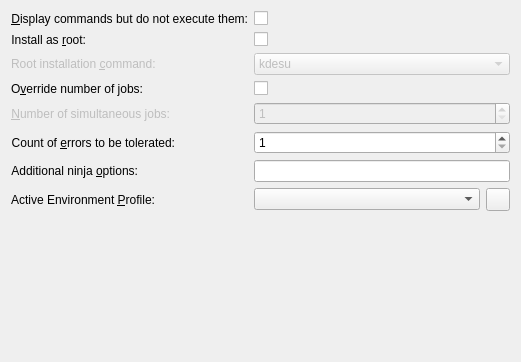
<?xml version="1.0" encoding="UTF-8"?>
<ui version="4.0">
 <class>NinjaConfig</class>
 <widget class="QWidget" name="NinjaConfig">
  <property name="geometry">
   <rect>
    <x>0</x>
    <y>0</y>
    <width>521</width>
    <height>362</height>
   </rect>
  </property>
  <layout class="QFormLayout" name="formLayout">
   <property name="fieldGrowthPolicy">
    <enum>QFormLayout::AllNonFixedFieldsGrow</enum>
   </property>
   <item row="0" column="0">
    <widget class="QLabel" name="label_7">
     <property name="text">
      <string>&amp;Display commands but do not execute them:</string>
     </property>
     <property name="alignment">
      <set>Qt::AlignRight|Qt::AlignTrailing|Qt::AlignVCenter</set>
     </property>
     <property name="buddy">
      <cstring>kcfg_displayOnly</cstring>
     </property>
    </widget>
   </item>
   <item row="0" column="1">
    <widget class="QCheckBox" name="kcfg_displayOnly">
     <property name="text">
      <string/>
     </property>
    </widget>
   </item>
   <item row="1" column="0">
    <widget class="QLabel" name="label_31">
     <property name="text">
      <string>Install as &amp;root:</string>
     </property>
     <property name="alignment">
      <set>Qt::AlignRight|Qt::AlignTrailing|Qt::AlignVCenter</set>
     </property>
     <property name="buddy">
      <cstring>kcfg_installAsRoot</cstring>
     </property>
    </widget>
   </item>
   <item row="1" column="1">
    <widget class="QCheckBox" name="kcfg_installAsRoot">
     <property name="text">
      <string/>
     </property>
    </widget>
   </item>
   <item row="2" column="0">
    <widget class="QLabel" name="rootinstallationcommandLabel">
     <property name="enabled">
      <bool>false</bool>
     </property>
     <property name="text">
      <string>Root installation &amp;command:</string>
     </property>
     <property name="buddy">
      <cstring>kcfg_suCommand</cstring>
     </property>
    </widget>
   </item>
   <item row="2" column="1">
    <widget class="KComboBox" name="kcfg_suCommand">
     <property name="enabled">
      <bool>false</bool>
     </property>
     <item>
      <property name="text">
       <string notr="true">kdesu</string>
      </property>
     </item>
     <item>
      <property name="text">
       <string notr="true">kdesudo</string>
      </property>
     </item>
     <item>
      <property name="text">
       <string notr="true">sudo</string>
      </property>
     </item>
    </widget>
   </item>
   <item row="4" column="0">
    <widget class="QLabel" name="jobOverrideLabel">
     <property name="enabled">
      <bool>false</bool>
     </property>
     <property name="text">
      <string>&amp;Number of simultaneous jobs:</string>
     </property>
     <property name="alignment">
      <set>Qt::AlignRight|Qt::AlignTrailing|Qt::AlignVCenter</set>
     </property>
     <property name="buddy">
      <cstring>kcfg_numberOfJobs</cstring>
     </property>
    </widget>
   </item>
   <item row="4" column="1">
    <widget class="QSpinBox" name="kcfg_numberOfJobs">
     <property name="enabled">
      <bool>false</bool>
     </property>
     <property name="minimum">
      <number>1</number>
     </property>
    </widget>
   </item>
   <item row="5" column="0">
    <widget class="QLabel" name="label_1">
     <property name="text">
      <string>Count of &amp;errors to be tolerated:</string>
     </property>
     <property name="alignment">
      <set>Qt::AlignRight|Qt::AlignTrailing|Qt::AlignVCenter</set>
     </property>
     <property name="buddy">
      <cstring>kcfg_numberOfErrors</cstring>
     </property>
    </widget>
   </item>
   <item row="5" column="1">
    <widget class="QSpinBox" name="kcfg_numberOfErrors">
     <property name="minimum">
      <number>1</number>
     </property>
    </widget>
   </item>
   <item row="6" column="0">
    <widget class="QLabel" name="label_5">
     <property name="text">
      <string>Additional ninja &amp;options:</string>
     </property>
     <property name="alignment">
      <set>Qt::AlignRight|Qt::AlignTrailing|Qt::AlignVCenter</set>
     </property>
     <property name="buddy">
      <cstring>kcfg_additionalOptions</cstring>
     </property>
    </widget>
   </item>
   <item row="6" column="1">
    <widget class="QLineEdit" name="kcfg_additionalOptions">
     <property name="showClearButton" stdset="0">
      <bool>true</bool>
     </property>
    </widget>
   </item>
   <item row="7" column="0">
    <widget class="QLabel" name="label_2">
     <property name="text">
      <string>Active Environment &amp;Profile:</string>
     </property>
     <property name="alignment">
      <set>Qt::AlignRight|Qt::AlignTrailing|Qt::AlignVCenter</set>
     </property>
     <property name="buddy">
      <cstring>kcfg_environmentProfile</cstring>
     </property>
    </widget>
   </item>
   <item row="7" column="1">
    <widget class="QWidget" name="widget" native="true">
     <layout class="QHBoxLayout" name="horizontalLayout">
      <property name="margin">
       <number>0</number>
      </property>
      <item>
       <widget class="KDevelop::EnvironmentSelectionWidget" name="kcfg_environmentProfile">
        <property name="sizePolicy">
         <sizepolicy hsizetype="Expanding" vsizetype="Fixed">
          <horstretch>0</horstretch>
          <verstretch>0</verstretch>
         </sizepolicy>
        </property>
       </widget>
      </item>
      <item>
       <widget class="KDevelop::EnvironmentConfigureButton" name="configureEnvironment"/>
      </item>
     </layout>
    </widget>
   </item>
   <item row="3" column="0">
    <widget class="QLabel" name="label_3">
     <property name="text">
      <string>O&amp;verride number of jobs:</string>
     </property>
     <property name="alignment">
      <set>Qt::AlignRight|Qt::AlignTrailing|Qt::AlignVCenter</set>
     </property>
     <property name="buddy">
      <cstring>kcfg_overrideNumberOfJobs</cstring>
     </property>
    </widget>
   </item>
   <item row="3" column="1">
    <widget class="QCheckBox" name="kcfg_overrideNumberOfJobs"/>
   </item>
  </layout>
 </widget>
 <customwidgets>
  <customwidget>
   <class>KComboBox</class>
   <extends>QComboBox</extends>
   <header>kcombobox.h</header>
  </customwidget>
  <customwidget>
   <class>QLineEdit</class>
   <extends>QLineEdit</extends>
   <header>klineedit.h</header>
  </customwidget>
  <customwidget>
   <class>KDevelop::EnvironmentSelectionWidget</class>
   <extends>KComboBox</extends>
   <header location="global">util/environmentselectionwidget.h</header>
  </customwidget>
  <customwidget>
   <class>KDevelop::EnvironmentConfigureButton</class>
   <extends>QToolButton</extends>
   <header>util/environmentconfigurebutton.h</header>
  </customwidget>
 </customwidgets>
 <resources/>
 <connections>
  <connection>
   <sender>kcfg_installAsRoot</sender>
   <signal>toggled(bool)</signal>
   <receiver>kcfg_suCommand</receiver>
   <slot>setEnabled(bool)</slot>
   <hints>
    <hint type="sourcelabel">
     <x>516</x>
     <y>74</y>
    </hint>
    <hint type="destinationlabel">
     <x>516</x>
     <y>102</y>
    </hint>
   </hints>
  </connection>
  <connection>
   <sender>kcfg_installAsRoot</sender>
   <signal>toggled(bool)</signal>
   <receiver>rootinstallationcommandLabel</receiver>
   <slot>setEnabled(bool)</slot>
   <hints>
    <hint type="sourcelabel">
     <x>516</x>
     <y>74</y>
    </hint>
    <hint type="destinationlabel">
     <x>195</x>
     <y>97</y>
    </hint>
   </hints>
  </connection>
  <connection>
   <sender>kcfg_overrideNumberOfJobs</sender>
   <signal>toggled(bool)</signal>
   <receiver>kcfg_numberOfJobs</receiver>
   <slot>setEnabled(bool)</slot>
   <hints>
    <hint type="sourcelabel">
     <x>387</x>
     <y>89</y>
    </hint>
    <hint type="destinationlabel">
     <x>387</x>
     <y>114</y>
    </hint>
   </hints>
  </connection>
  <connection>
   <sender>kcfg_overrideNumberOfJobs</sender>
   <signal>toggled(bool)</signal>
   <receiver>jobOverrideLabel</receiver>
   <slot>setEnabled(bool)</slot>
   <hints>
    <hint type="sourcelabel">
     <x>387</x>
     <y>89</y>
    </hint>
    <hint type="destinationlabel">
     <x>172</x>
     <y>114</y>
    </hint>
   </hints>
  </connection>
 </connections>
</ui>
